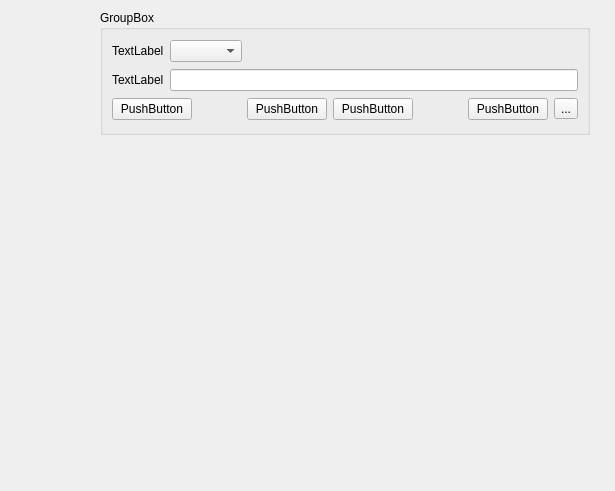
<?xml version="1.0" encoding="UTF-8"?>
<ui version="4.0">
 <class>street</class>
 <widget class="QWidget" name="street">
  <property name="geometry">
   <rect>
    <x>0</x>
    <y>0</y>
    <width>615</width>
    <height>491</height>
   </rect>
  </property>
  <property name="windowTitle">
   <string>Form</string>
  </property>
  <widget class="QGroupBox" name="groupBox">
   <property name="geometry">
    <rect>
     <x>100</x>
     <y>10</y>
     <width>490</width>
     <height>125</height>
    </rect>
   </property>
   <property name="title">
    <string>GroupBox</string>
   </property>
   <layout class="QGridLayout" name="gridLayout">
    <item row="0" column="0">
     <layout class="QHBoxLayout" name="horizontalLayout">
      <item>
       <widget class="QLabel" name="label">
        <property name="text">
         <string>TextLabel</string>
        </property>
       </widget>
      </item>
      <item>
       <widget class="QComboBox" name="comboBox"/>
      </item>
      <item>
       <spacer name="horizontalSpacer">
        <property name="orientation">
         <enum>Qt::Horizontal</enum>
        </property>
        <property name="sizeHint" stdset="0">
         <size>
          <width>40</width>
          <height>20</height>
         </size>
        </property>
       </spacer>
      </item>
     </layout>
    </item>
    <item row="1" column="0">
     <layout class="QHBoxLayout" name="horizontalLayout_2">
      <item>
       <widget class="QLabel" name="label_2">
        <property name="text">
         <string>TextLabel</string>
        </property>
       </widget>
      </item>
      <item>
       <widget class="QLineEdit" name="lineEdit"/>
      </item>
     </layout>
    </item>
    <item row="2" column="0">
     <layout class="QHBoxLayout" name="horizontalLayout_3">
      <item>
       <widget class="QPushButton" name="pushButton">
        <property name="text">
         <string>PushButton</string>
        </property>
       </widget>
      </item>
      <item>
       <spacer name="horizontalSpacer_2">
        <property name="orientation">
         <enum>Qt::Horizontal</enum>
        </property>
        <property name="sizeHint" stdset="0">
         <size>
          <width>40</width>
          <height>20</height>
         </size>
        </property>
       </spacer>
      </item>
      <item>
       <widget class="QPushButton" name="pushButton_2">
        <property name="text">
         <string>PushButton</string>
        </property>
       </widget>
      </item>
      <item>
       <widget class="QPushButton" name="pushButton_3">
        <property name="text">
         <string>PushButton</string>
        </property>
       </widget>
      </item>
      <item>
       <spacer name="horizontalSpacer_3">
        <property name="orientation">
         <enum>Qt::Horizontal</enum>
        </property>
        <property name="sizeHint" stdset="0">
         <size>
          <width>40</width>
          <height>20</height>
         </size>
        </property>
       </spacer>
      </item>
      <item>
       <widget class="QPushButton" name="pushButton_4">
        <property name="text">
         <string>PushButton</string>
        </property>
       </widget>
      </item>
      <item>
       <widget class="QToolButton" name="toolButton">
        <property name="text">
         <string>...</string>
        </property>
       </widget>
      </item>
     </layout>
    </item>
   </layout>
  </widget>
 </widget>
 <resources/>
 <connections/>
</ui>
